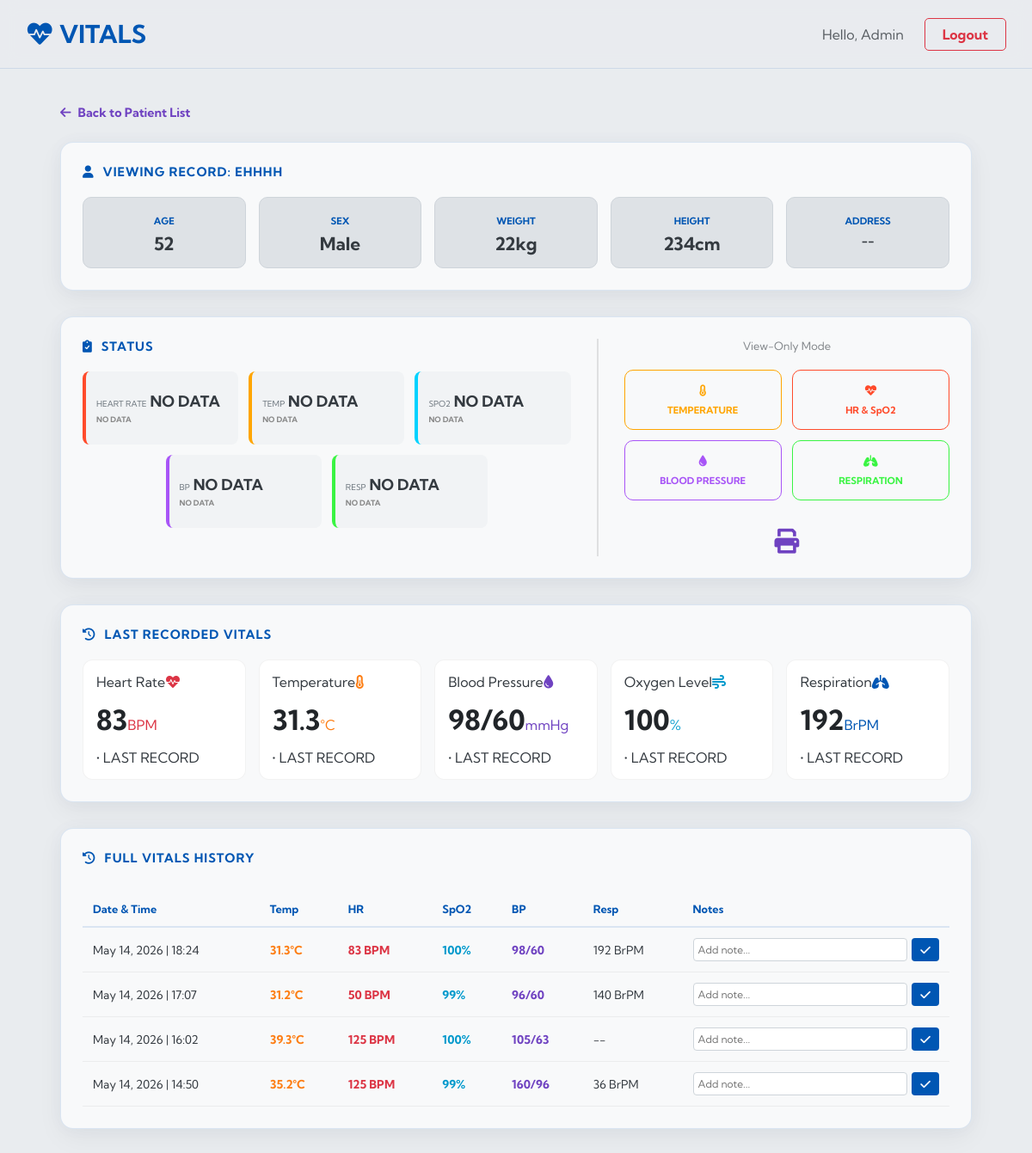
Page /dashboard.php?view_user_id=1 (signed in) on the committed database.
### tables this page shows
CREATE TABLE `users` (
  `id` int(11) NOT NULL,
  `fullname` varchar(255) NOT NULL,
  `email` varchar(255) NOT NULL,
  `password` varchar(255) NOT NULL,
  `role` int(11) DEFAULT 0,
  `age` int(3) DEFAULT NULL,
  `sex` varchar(10) DEFAULT NULL,
  `weight` int(5) DEFAULT NULL,
  `height` int(5) DEFAULT NULL,
  `address` text DEFAULT NULL,
  `is_active` tinyint(1) DEFAULT 0,
  `scan_command` varchar(20) DEFAULT 'IDLE'
);

CREATE TABLE `vitals_history` (
  `id` int(11) NOT NULL,
  `patient_id` int(11) NOT NULL,
  `heart_rate` varchar(10) DEFAULT NULL,
  `temperature` varchar(10) DEFAULT NULL,
  `spo2` varchar(10) DEFAULT NULL,
  `blood_pressure` varchar(20) DEFAULT NULL,
  `respiration` varchar(10) DEFAULT NULL,
  `notes` text DEFAULT NULL,
  `created_at` timestamp NOT NULL DEFAULT current_timestamp()
);

### dashboard.php (the view, shortened to what this page needs)
<?php
include 'db.php';
$role = (int)$_SESSION['role'];
$user_id = mysqli_real_escape_string($conn, $_SESSION['user_id']);
$target_id = (isset($_GET['view_user_id']) && $role == 1) ? mysqli_real_escape_string($conn, $_GET['view_user_id']) : $user_id;
mysqli_query($conn, "UPDATE users SET is_active = 1 WHERE id = '$user_id'");
if ($role == 1 && isset($_GET['view_user_id'])) {
    mysqli_query($conn, "UPDATE users SET is_active = 1 WHERE id = '$target_id'");
}
if (!isset($_SESSION['fresh_login'])) {
    mysqli_query($conn, "UPDATE users SET scan_command = 'IDLE' WHERE id = '$target_id'");
    mysqli_query($conn, "DELETE FROM vitals_temp WHERE patient_id = '$target_id'");
}
$user_data = mysqli_fetch_assoc(mysqli_query($conn, "SELECT id, fullname, age, sex, weight, height, address FROM users WHERE id = '$target_id'"));
$live_row = mysqli_fetch_assoc(mysqli_query($conn, "SELECT * FROM vitals_temp WHERE patient_id = '$target_id' ORDER BY id DESC LIMIT 1"));
$latest_vitals = mysqli_fetch_assoc(mysqli_query($conn, "SELECT * FROM vitals_history WHERE patient_id = '$target_id' ORDER BY created_at DESC LIMIT 1"));
function getStatus($val, $type) {
    if (empty($val) || $val == 0 || $val == '0' || $val == '0/0') return ['label' => 'No Data', 'color' => '#888'];
}
$sensors = [
    'temp' => ['label' => 'TEMPERATURE', 'icon' => 'fa-thermometer-half', 'color' => '#ffa500'],
    'hr'   => ['label' => 'HR & SpO2', 'icon' => 'fa-heart-pulse', 'color' => '#ff4b2b'],
    'bp'   => ['label' => 'BLOOD PRESSURE', 'icon' => 'fa-droplet', 'color' => '#a855f7'],
    'resp' => ['label' => 'RESPIRATION', 'icon' => 'fa-lungs', 'color' => '#3af443']
];
?>
<!DOCTYPE html>
<html lang="en">
<head>
    <link rel="stylesheet" href="https://cdnjs.cloudflare.com/ajax/libs/font-awesome/6.0.0/css/all.min.css">
    <link rel="stylesheet" href="dashboard.css">
</head>
<body data-role="<?= $role ?>" data-target="<?= $target_id ?>">
<nav class="navbar">
    <div class="nav-container">
        <a href="dashboard.php" id="logo"><i class="fa-solid fa-heart-pulse"></i> VITALS</a>
        <div>
            <span class="user-greeting">Hello, <?= htmlspecialchars($_SESSION['fullname']) ?></span>
            <a href="logout.php" class="logout-btn">Logout</a>
        </div>
    </div>
</nav>
<div class="container">
    <?php if ($role == 1 && !isset($_GET['view_user_id'])): ?>
        <section class="section-box admin-section">
            <h3 class="box-title admin-title"><i class="fa-solid fa-users-gear"></i> User Management</h3>
            <div class="search-container" style="margin-bottom: 15px;">
                <div class="search-wrapper" style="position: relative;">
                    <i class="fa-solid fa-magnifying-glass" style="position: absolute; left: 15px; top: 50%; transform: translateY(-50%); color: #888;"></i>
                    <input type="text" id="userSearch" onkeyup="filterUsers()" placeholder="Search patient by name..."
                           style="width: 100%; padding: 12px 15px 12px 40px; border-radius: 10px; border: 1px solid #ddd; font-family: 'Kumbh Sans', sans-serif; font-size: 1rem;">
                </div>
            </div>
            <div class="table-wrap">
                <table class="admin-table-modern" id="userTable">
                    <thead>
                        <tr><th>ID</th><th>Full Name</th><th>Status</th><th>Actions</th></tr>
                    </thead>
                    <tbody>
                        <?php
                        $all_users = mysqli_query($conn, "SELECT id, fullname, age FROM users WHERE role = 0 ORDER BY id ASC");
                        while($u = mysqli_fetch_assoc($all_users)): ?>
                        <tr>
                            <td class="col-id">#<?= $u['id'] ?></td>
                            <td><strong><?= htmlspecialchars($u['fullname']) ?></strong></td>
                            <td><span class="status-pill <?= $u['age'] ? 'complete' : 'pending' ?>"><?= $u['age'] ? 'COMPLETE' : 'PENDING' ?></span></td>
                            <td><a href="dashboard.php?view_user_id=<?= $u['id'] ?>" class="btn-view-vitals"><i class="fa-solid fa-eye"></i> View Vitals</a></td>
                        </tr>
                        <?php endwhile; ?>
                    </tbody>
                </table>
            </div>
        </section>
    <?php else: ?>
        <?php if ($role == 1): ?>
            <a href="dashboard.php" class="back-btn"><i class="fa-solid fa-arrow-left"></i> Back to Patient List</a>
        <?php endif; ?>
        <section class="section-box">
            <h3 class="box-title"><i class="fa-solid fa-user"></i> Viewing Record: <?= htmlspecialchars($user_data['fullname']) ?></h3>
            <div class="info-grid">
                <div class="info-card"><small>AGE</small><p><?= $user_data['age'] ?? '--' ?></p></div>
                <div class="info-card"><small>SEX</small><p><?= $user_data['sex'] ?? '--' ?></p></div>
                <div class="info-card"><small>WEIGHT</small><p><?= $user_data['weight'] ? $user_data['weight'].'kg' : '--' ?></p></div>
                <div class="info-card"><small>HEIGHT</small><p><?= $user_data['height'] ? $user_data['height'].'cm' : '--' ?></p></div>
                <div class="info-card" style="grid-column: span 2;">
                    <small>ADDRESS</small>
                    <p style="font-size: 0.9rem; line-height: 1.4;"><?= !empty($user_data['address']) ? htmlspecialchars($user_data['address']) : '--' ?></p>
                </div>
            </div>
        </section>
        <section class="section-box">
            <div class="monitor-layout">
                <div class="mon-left">
                    <h3 class="box-title"><i class="fa-solid fa-clipboard-check"></i> STATUS</h3>
                    <div class="live-list">
                        <?php
                        $v_conf = [
                            ['l'=>'HEART RATE', 'k'=>'heart_rate', 'id'=>'hr-val', 'sid'=>'hr-status', 't'=>'hr', 'c'=>'#ff4b2b', 'u'=>'BPM'],
                            ['l'=>'TEMP', 'k'=>'temperature', 'id'=>'temp-val', 'sid'=>'temp-status', 't'=>'temp', 'c'=>'#ffa500', 'u'=>'°C'],
                            ['l'=>'SPO2', 'k'=>'spo2', 'id'=>'spo2-val', 'sid'=>'spo2-status', 't'=>'spo2', 'c'=>'#00d2ff', 'u'=>'%'],
                            ['l'=>'BP', 'k'=>'blood_pressure', 'id'=>'bp-val', 'sid'=>'bp-status', 't'=>'bp', 'c'=>'#a855f7', 'u'=>''],
                            ['l'=>'RESP', 'k'=>'respiration', 'id'=>'resp-val', 'sid'=>'resp-status', 't'=>'resp', 'c'=>'#3af443', 'u'=>'BrPM']
                        ];
                        foreach($v_conf as $v):
                            $val = $live_row[$v['k']] ?? '0';
                            $st = getStatus($val, $v['t']);
                        ?>
                        <div class="status-item" style="border-left: 4px solid <?= $v['c'] ?>">
                            <div class="status-content">
                                <small class="status-label"><?= $v['l'] ?></small>
                                <strong class="status-value" id="<?= $v['id'] ?>">
                                    <?= ($val == 0 || $val == '0' || $val == '0/0') ? 'NO DATA' : $val . ' ' . $v['u'] ?>
                                </strong>
                            </div>
                            <b class="status-badge" id="<?= $v['sid'] ?>" style="color:<?= $st['color'] ?>"><?= strtoupper($st['label']) ?></b>
                        </div>
                        <?php endforeach; ?>
                    </div>
                </div>
                <div class="divider"></div>
                <div class="mon-right">
                    <p class="scan-hint"><?= ($role == 1) ? 'View-Only Mode' : 'Select a sensor to begin scanning' ?></p>
                    <div class="scan-grid">
                        <?php foreach($sensors as $k => $s):
                            $isAdmin = ($role == 1);
                            $clickAction = $isAdmin ? "return false;" : "triggerSensor('$k')";
                            $disabledClass = $isAdmin ? "btn-disabled" : "";
                        ?>
                            <button type="button" onclick="<?= $clickAction ?>" class="scan-btn <?= $disabledClass ?>" style="border-color:<?= $s['color'] ?>; color:<?= $s['color'] ?>;">
                                <i class="fa-solid <?= $s['icon'] ?>"></i><br>
                                <small><?= $s['label'] ?></small>
                            </button>
                        <?php endforeach; ?>
                    </div>
                    <div class="action-footer">
                       <?php if ($role === 1): ?>
    <a href="javascript:void(0)" onclick="handlePrint()" class="print-icon" title="Print Report"><i class="fa-solid fa-print"></i></a>
<?php else: ?>
    <a href="javascript:void(0)" onclick="openPrintNotice()" class="print-icon" title="Admin Only" style="opacity: 0.5;"><i class="fa-solid fa-print"></i></a>
<?php endif; ?>
                    </div>
                </div>
            </div>
        </section>
        <section class="section-box">
            <h3 class="box-title"><i class="fa-solid fa-history"></i> LAST RECORDED VITALS</h3>
            <div class="history-grid">
                <?php
                $cards = [
                    ['t'=>'Heart Rate', 'v'=>$latest_vitals['heart_rate']??'0', 'u'=>'BPM', 'i'=>'fa-heart-pulse', 'cl'=>'hr'],
                    ['t'=>'Temperature', 'v'=>$latest_vitals['temperature']??'0.0', 'u'=>'°C', 'i'=>'fa-thermometer-half', 'cl'=>'temp'],
                    ['t'=>'Blood Pressure', 'v'=>$latest_vitals['blood_pressure']??'0/0', 'u'=>'mmHg', 'i'=>'fa-droplet', 'cl'=>'bp'],
                    ['t'=>'Oxygen Level', 'v'=>$latest_vitals['spo2']??'0', 'u'=>'%', 'i'=>'fa-wind', 'cl'=>'spo2'],
                    ['t'=>'Respiration', 'v'=>$latest_vitals['respiration']??'0', 'u'=>'BrPM', 'i'=>'fa-lungs', 'cl'=>'resp']
                ];
                foreach($cards as $c): ?>
                <div class="history-card">
                    <div class="card-header"><span><?= $c['t'] ?></span><i class="fa-solid <?= $c['i'] ?> icon-<?= $c['cl'] ?>"></i></div>
                    <div class="card-body"><span class="val"><?= $c['v'] ?></span><span class="unit <?= $c['cl'] ?>-unit"><?= $c['u'] ?></span></div>
                    <div class="card-footer">• LAST RECORD</div>
                </div>
                <?php endforeach; ?>
            </div>
        </section>
        <section class="section-box history-table-section">
            <h3 class="box-title"><i class="fa-solid fa-clock-rotate-left"></i> FULL VITALS HISTORY</h3>
            <div class="table-wrap">
                <table class="admin-table-modern">
                    <thead>
                        <tr><th>Date & Time</th><th>Temp</th><th>HR</th><th>SpO2</th><th>BP</th><th>Resp</th><th>Notes</th></tr>
                    </thead>
                    <tbody>
                        <?php
                        $hist_res = mysqli_query($conn, "SELECT * FROM vitals_history WHERE patient_id = '$target_id' ORDER BY created_at DESC");
                        if (mysqli_num_rows($hist_res) > 0):
                            while($row = mysqli_fetch_assoc($hist_res)): ?>
                            <tr>
                                <td><?= date('M d, Y | H:i', strtotime($row['created_at'])) ?></td>
                                <td class="val-temp"><?= $row['temperature'] ? $row['temperature'].'°C' : '--' ?></td>
                                <td class="val-hr"><?= $row['heart_rate'] ? $row['heart_rate'].' BPM' : '--' ?></td>
                                <td class="val-spo2"><?= $row['spo2'] ? $row['spo2'].'%' : '--' ?></td>
                                <td class="val-bp"><?= $row['blood_pressure'] ?: '--' ?></td>
                                <td class="val-resp"><?= $row['respiration'] ? $row['respiration'].' BrPM' : '--' ?></td>
                                <td>
                                    <?php if ($role == 1): ?>
                                        <form action="save_note.php" method="POST" class="note-form">
                                            <input type="text" name="note_text" class="note-input" value="<?= htmlspecialchars($row['notes'] ?? '') ?>" placeholder="Add note...">
                                            <button type="submit" class="note-save"><i class="fa-solid fa-check"></i></button>
                                        </form>
                                    <?php else: ?>
                                        <span class="note-display"><?= htmlspecialchars($row['notes'] ?? 'No notes') ?></span>
                                    <?php endif; ?>
                                </td>
                            </tr>
                            <?php endwhile;
                        else: ?>
                            <tr><td colspan="7" style="text-align:center; padding:20px;">No records.</td></tr>
                        <?php endif; ?>
                    </tbody>
                </table>
            </div>
        </section>
    <?php endif; ?>
</div>
</body>
</html>

### rows in the picture
users: fullname "EHHHH", age "52", sex "Male", weight "22", height "234"
vitals_history: created_at "May 14, 2026 | 18:24", temperature "31.3", heart_rate "83", spo2 "100", blood_pressure "98/60", respiration "192"
vitals_history: created_at "May 14, 2026 | 17:07", temperature "31.2", heart_rate "50", spo2 "99", blood_pressure "96/60", respiration "140"
vitals_history: created_at "May 14, 2026 | 16:02", temperature "39.3", heart_rate "125", spo2 "100", blood_pressure "105/63"
vitals_history: created_at "May 14, 2026 | 14:50", temperature "35.2", heart_rate "125", spo2 "99", blood_pressure "160/96", respiration "36"

### other values in the picture
$_SESSION['fullname'] "Admin"
$v['l'] "HEART RATE"
$st['label'] "NO DATA"
$v['l'] "TEMP"
$v['l'] "SPO2"
$v['l'] "BP"
$v['l'] "RESP"
$s['label'] "TEMPERATURE"
$s['label'] "HR & SpO2"
$s['label'] "BLOOD PRESSURE"
$s['label'] "RESPIRATION"
$c['t'] "Heart Rate"
$c['v'] "83"
$c['u'] "BPM"
$c['t'] "Temperature"
